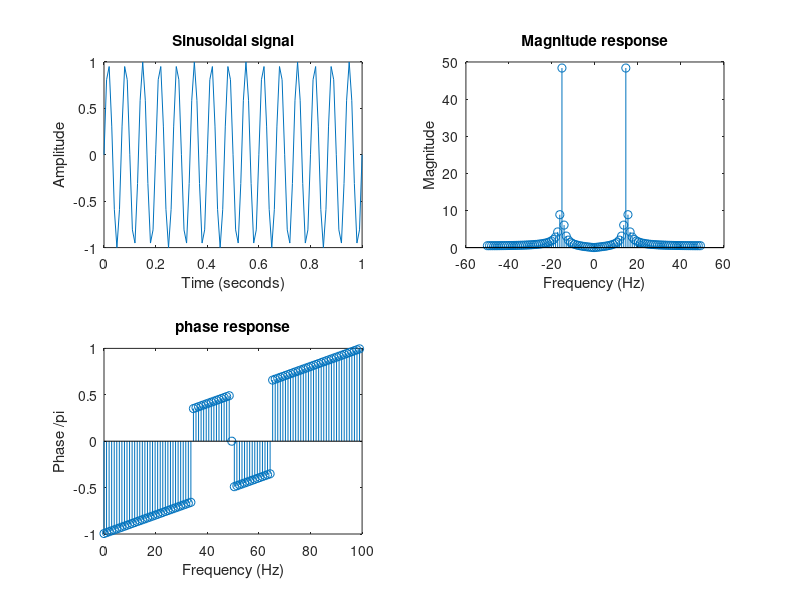

The MATLAB source for this figure:
Ts=0.01 
t = 0:Ts:1
x = sin(2*pi*15*t)
subplot(2,2,1)
plot(t,x)
xlabel('Time (seconds)')
ylabel('Amplitude')
title("Sinusoidal signal")
% Fourier Transform of the signal
y = fft(x); 
fs = 1/Ts;
f = (0:length(y)-1)*fs/length(y);
n = length(x);
fshift = (-n/2:n/2-1)*(fs/n);
z = fftshift(y); 
subplot(2,2,2)
stem(fshift,abs(z))
xlabel('Frequency (Hz)')
ylabel('Magnitude')
title('Magnitude response')
theta = angle(z);
subplot(2,2,3)
stem(f,theta/pi)
xlabel("Frequency (Hz)")
ylabel("Phase /\pi")
title('phase response')
%rectPulse
T = 1;
t = -2.5 : 0.1 : 2.5;
x = rectpuls(t,T);
%SawTooth
T = 10*(1/50);
fs = 1000;
t = 0:1/fs:T-1/fs;
x = sawtooth(2*pi*50*t)